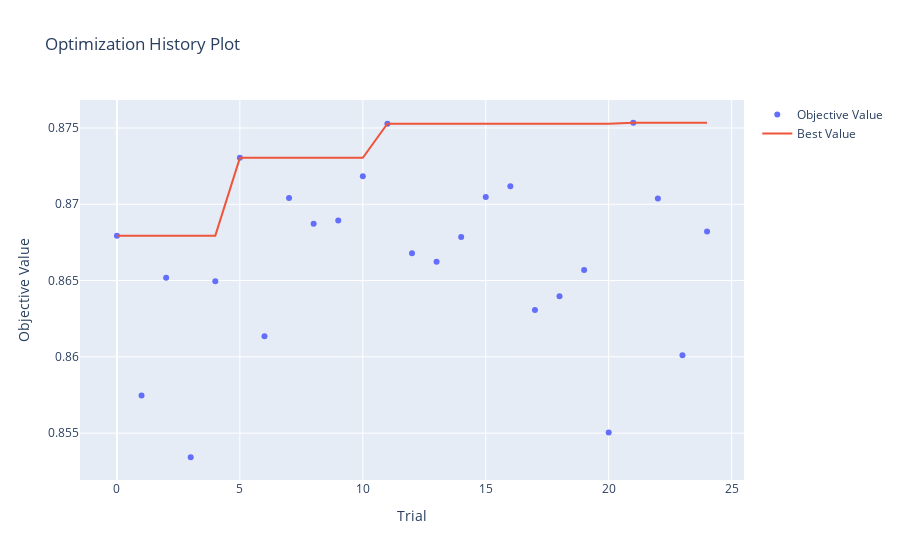

Notebook code for this chart:
### Code cell
optuna.visualization.plot_optimization_history(study)

### Figure 1 — Plotly figure (JSON) as saved in the notebook; plotly's stock layout.template omitted (floating-point values rounded to 4 significant figures)
{"data": [{"mode": "markers", "name": "Objective Value", "type": "scatter", "x": [0, 1, 2, 3, 4, 5, 6, 7, 8, 9, 10, 11, 12, 13, 14, 15, 16, 17, 18, 19, 20, 21, 22, 23, 24], "y": [0.8679, 0.8575, 0.8652, 0.8534, 0.865, 0.873, 0.8614, 0.8704, 0.8687, 0.8689, 0.8718, 0.8753, 0.8668, 0.8662, 0.8679, 0.8705, 0.8712, 0.8631, 0.864, 0.8657, 0.855, 0.8753, 0.8704, 0.8601, 0.8682]}, {"mode": "lines", "name": "Best Value", "type": "scatter", "x": [0, 1, 2, 3, 4, 5, 6, 7, 8, 9, 10, 11, 12, 13, 14, 15, 16, 17, 18, 19, 20, 21, 22, 23, 24], "y": [0.8679, 0.8679, 0.8679, 0.8679, 0.8679, 0.873, 0.873, 0.873, 0.873, 0.873, 0.873, 0.8753, 0.8753, 0.8753, 0.8753, 0.8753, 0.8753, 0.8753, 0.8753, 0.8753, 0.8753, 0.8753, 0.8753, 0.8753, 0.8753]}, {"marker": {"color": "#cccccc"}, "mode": "markers", "name": "Infeasible Trial", "showlegend": false, "type": "scatter", "x": [], "y": []}], "layout": {"title": {"text": "Optimization History Plot"}, "xaxis": {"title": {"text": "Trial"}}, "yaxis": {"title": {"text": "Objective Value"}}}}
